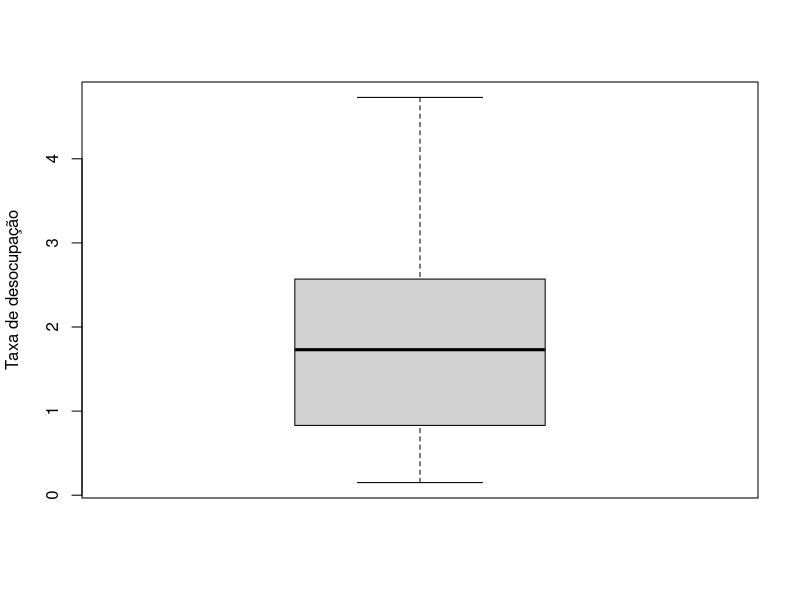

This figure's R source:
## ---- chunk 1
knitr::opts_chunk$set(echo = FALSE
                      )

library(readr)
setwd('/home/ebenezer/workspace/projects/analytic/projeto_ifc/data')
x9 <- read_delim("x9.csv", delim = ";", 
    escape_double = FALSE, col_types = cols(taxa_desocupacao = col_number()), 
    locale = locale(decimal_mark = ","), 
    trim_ws = TRUE)
## ---- chunk 2
summary(x9$taxa_desocupacao #variável para análise
				)
## ---- chunk 3
boxplot(x9$taxa_desocupacao,#variável para análise
				ylab = 'Taxa de desocupação' #Título da variável
				)
